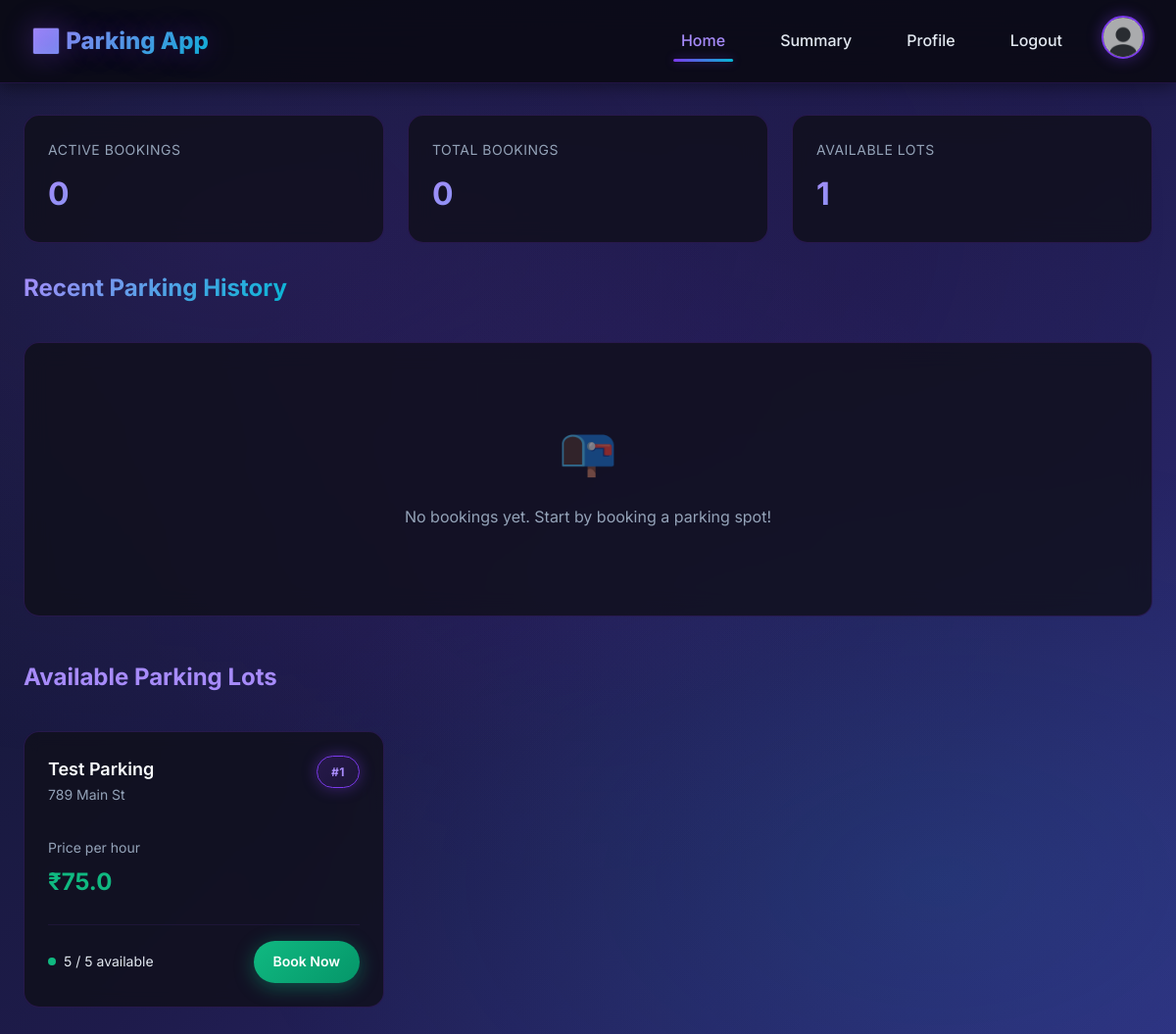
Page /user/dashboard (signed in) on the committed database.
### models/models.py (models this page shows, shortened)
class ParkingLot(db.Model):
    id = db.Column(db.Integer, primary_key=True)
    owner_id = db.Column(db.Integer, db.ForeignKey('user.id'), nullable=False)
    location_name = db.Column(db.String(100), nullable=False)
    address = db.Column(db.String(200), nullable=False)
    pincode = db.Column(db.String(10), nullable=False)
    price = db.Column(db.Float, nullable=False)
    total_slots = db.Column(db.Integer, nullable=False)
    available_slots = db.Column(db.Integer, nullable=False)
    owner = db.relationship("User")
    spots = db.relationship('ParkingSpot', backref='lot', cascade='all, delete-orphan')

### controllers/dashboard_controller.py (the view)
@dashboard_bp.route('/user/dashboard')
@login_required
def user_dashboard():
    bookings = Booking.query.filter_by(user_id=current_user.id).order_by(Booking.timestamp.desc()).all()
    lots = ParkingLot.query.options(db.joinedload(ParkingLot.spots)).all()
    return render_template('dashboard_user.html', parking_lots=lots, bookings=bookings)  # make sure this file exists!

### controllers/auth_controller.py (called while the page is built)
@login_manager.user_loader
def load_user(user_id):
    return User.query.get(int(user_id))

### templates/dashboard_user.html (shortened to what this page needs)
<!DOCTYPE html>
<html lang="en">
<head>
  <link rel="stylesheet" href="/static/style.css">
</head>
<body>
  <nav class="navbar">
    <div class="navbar-container">
      <div class="navbar-brand">🅿️ Parking App</div>
      <ul class="navbar-nav">
        <li><a href="#" class="nav-link active">Home</a></li>
        <li><a href="{{ url_for('dashboard.user_summary') }}" class="nav-link">Summary</a></li>
        <li><a href="{{ url_for('dashboard.edit_profile') }}" class="nav-link">Profile</a></li>
        <li><a href="{{ url_for('auth.logout') }}" class="nav-link">Logout</a></li>
        <li>
          <a href="{{ url_for('dashboard.edit_profile') }}">
            <img src="/static/profile pics.png" alt="Profile" class="profile-avatar">
          </a>
        </li>
      </ul>
    </div>
  </nav>
  <div class="container" style="margin-top: 2rem; position: relative; z-index: 1;">
    <div class="dashboard-container">
      <div class="stats-grid stagger-appear">
        <div class="stat-card hover-3d">
          <div class="stat-label">Active Bookings</div>
          <div class="stat-value">{{ bookings | selectattr('status', 'equalto', 'active') | list | length }}</div>
        </div>
        <div class="stat-card hover-3d">
          <div class="stat-label">Total Bookings</div>
          <div class="stat-value">{{ bookings | length }}</div>
        </div>
        <div class="stat-card hover-3d">
          <div class="stat-label">Available Lots</div>
          <div class="stat-value">{{ parking_lots | length }}</div>
        </div>
      </div>
      <div class="section-header">
        <h2 class="section-title gradient-text">Recent Parking History</h2>
      </div>
      <div class="booking-table-container">
        {% if bookings %}
        <table class="table">
          <thead>
            <tr>
              <th>ID</th>
              <th>Location</th>
              <th>Vehicle</th>
              <th>Timestamp</th>
              <th>Status</th>
              <th>Action</th>
            </tr>
          </thead>
          <tbody class="stagger-appear">
            {% for booking in bookings %}
            <tr>
              <td>#{{ booking.id }}</td>
              <td>{{ booking.parking_lot.location_name }}</td>
              <td>{{ booking.vehicle_no }}</td>
              <td>{{ booking.timestamp.strftime('%Y-%m-%d %H:%M') }}</td>
              <td>
                {% if booking.status == 'active' %}
                <span class="badge badge-success">Active</span>
                {% else %}
                <span class="badge badge-primary">Released</span>
                {% endif %}
              </td>
              <td>
                {% if booking.status == 'active' %}
                <a href="{{ url_for('user.release_booking', booking_id=booking.id) }}"
                  class="btn btn-danger btn-sm">Release</a>
                {% else %}
                <button class="btn btn-sm" style="opacity: 0.5; cursor: not-allowed;" disabled>Released</button>
                {% endif %}
              </td>
            </tr>
            {% endfor %}
          </tbody>
        </table>
        {% else %}
        <div class="empty-state">
          <div class="empty-state-icon">📭</div>
          <p>No bookings yet. Start by booking a parking spot!</p>
        </div>
        {% endif %}
      </div>
      <div class="section-header" style="margin-top: 3rem;">
        <h2 class="section-title">Available Parking Lots</h2>
      </div>
      <div class="parking-grid stagger-appear">
        {% for lot in parking_lots %}
        <div class="parking-card">
          <div class="parking-header">
            <div>
              <div class="parking-location">{{ lot.location_name }}</div>
              <div class="parking-address">{{ lot.address }}</div>
            </div>
            <span class="badge badge-primary">#{{ lot.id }}</span>
          </div>
          <div style="margin-bottom: 1rem;">
            <div style="color: var(--text-muted); font-size: 0.875rem; margin-bottom: 0.25rem;">Price per hour</div>
            <div style="font-size: 1.5rem; font-weight: 700; color: var(--success);">₹{{ lot.price }}</div>
          </div>
          <div class="parking-footer">
            <div class="availability">
              {% set available_count = lot.spots | selectattr('is_available') | list | length %}
              <span class="availability-dot {% if available_count > 0 %}available{% else %}full{% endif %}"></span>
              <span style="color: var(--text-secondary);">
                {{ available_count }} / {{ lot.total_slots }} available
              </span>
            </div>
            {% if available_count > 0 %}
            <a href="{{ url_for('user.book_parking_lot', lot_id=lot.id) }}" class="btn btn-success btn-sm">Book Now</a>
            {% else %}
            <button class="btn btn-sm" disabled style="opacity: 0.5;">Full</button>
            {% endif %}
          </div>
        </div>
        {% else %}
        <div class="empty-state" style="grid-column: 1 / -1;">
          <div class="empty-state-icon">🚗</div>
          <p>No parking lots available at the moment.</p>
        </div>
        {% endfor %}
      </div>
    </div>
  </div>
</body>
</html>

### templates/dashboard_user.html (style rules this page uses)
body { background: linear-gradient(135deg, #0f172a 0%, #1e1b4b 50%, #312e81 100%); min-height: 100vh; padding-bottom: 3rem; }
.dashboard-container { animation: fadeIn 0.5s ease; }
.stats-grid { display: grid; grid-template-columns: repeat(auto-fit, minmax(250px, 1fr)); gap: 1.5rem; margin-bottom: 2rem; }
.stat-card { background: var(--bg-card); backdrop-filter: blur(12px); border: 1px solid var(--border); border-radius: var(--radius-lg); padding: 1.5rem; transition: all var(--transition-base); }
.stat-label { font-size: 0.875rem; color: var(--text-muted); text-transform: uppercase; letter-spacing: 0.5px; margin-bottom: 0.5rem; }
.stat-value { font-size: 2rem; font-weight: 700; background: linear-gradient(135deg, var(--primary-light), var(--accent)); -webkit-background-clip: text; -webkit-text-fill-color: transparent; background-clip: text; }
.section-header { display: flex; justify-content: space-between; align-items: center; margin-bottom: 1.5rem; }
.section-title { font-size: 1.5rem; font-weight: 700; color: var(--primary-light); }
.parking-grid { display: grid; grid-template-columns: repeat(auto-fill, minmax(320px, 1fr)); gap: 1.5rem; margin-bottom: 3rem; }
.parking-card { background: var(--bg-card); backdrop-filter: blur(8px); border: 1px solid var(--border); border-radius: var(--radius-lg); padding: 1.5rem; transition: all var(--transition-base); position: relative; overflow: hidden; }
.parking-card::before { content: ''; position: absolute; top: 0; left: 0; right: 0; height: 4px; background: linear-gradient(90deg, var(--primary), var(--accent)); opacity: 0; transition: opacity var(--transition-base); }
.parking-header { display: flex; justify-content: space-between; align-items: start; margin-bottom: 1rem; }
.parking-location { font-size: 1.125rem; font-weight: 600; color: var(--text-primary); }
.parking-address { color: var(--text-muted); font-size: 0.875rem; margin-bottom: 1rem; }
.parking-footer { display: flex; justify-content: space-between; align-items: center; margin-top: 1.5rem; padding-top: 1rem; border-top: 1px solid var(--border-light); }
.availability { display: flex; align-items: center; gap: 0.5rem; font-size: 0.875rem; }
.availability-dot { width: 8px; height: 8px; border-radius: 50%; animation: pulse 2s infinite; }
.availability-dot.available { background: var(--success); }
.booking-table-container { background: var(--bg-card); backdrop-filter: blur(12px); border: 1px solid var(--border); border-radius: var(--radius-lg); padding: 1.5rem; overflow-x: auto; }
.empty-state { text-align: center; padding: 3rem 1rem; color: var(--text-muted); }
.empty-state-icon { font-size: 3rem; margin-bottom: 1rem; opacity: 0.5; }

### rows in the picture
ParkingLot: location_name "Test Parking", address "789 Main St", id "1", price "75.0", available_count "5", total_slots "5"

### other values in the picture
{{ bookings | selectattr('status', 'equalto', 'active') | list | length }} "0"
{{ bookings | length }} "0"
{{ parking_lots | length }} "1"
